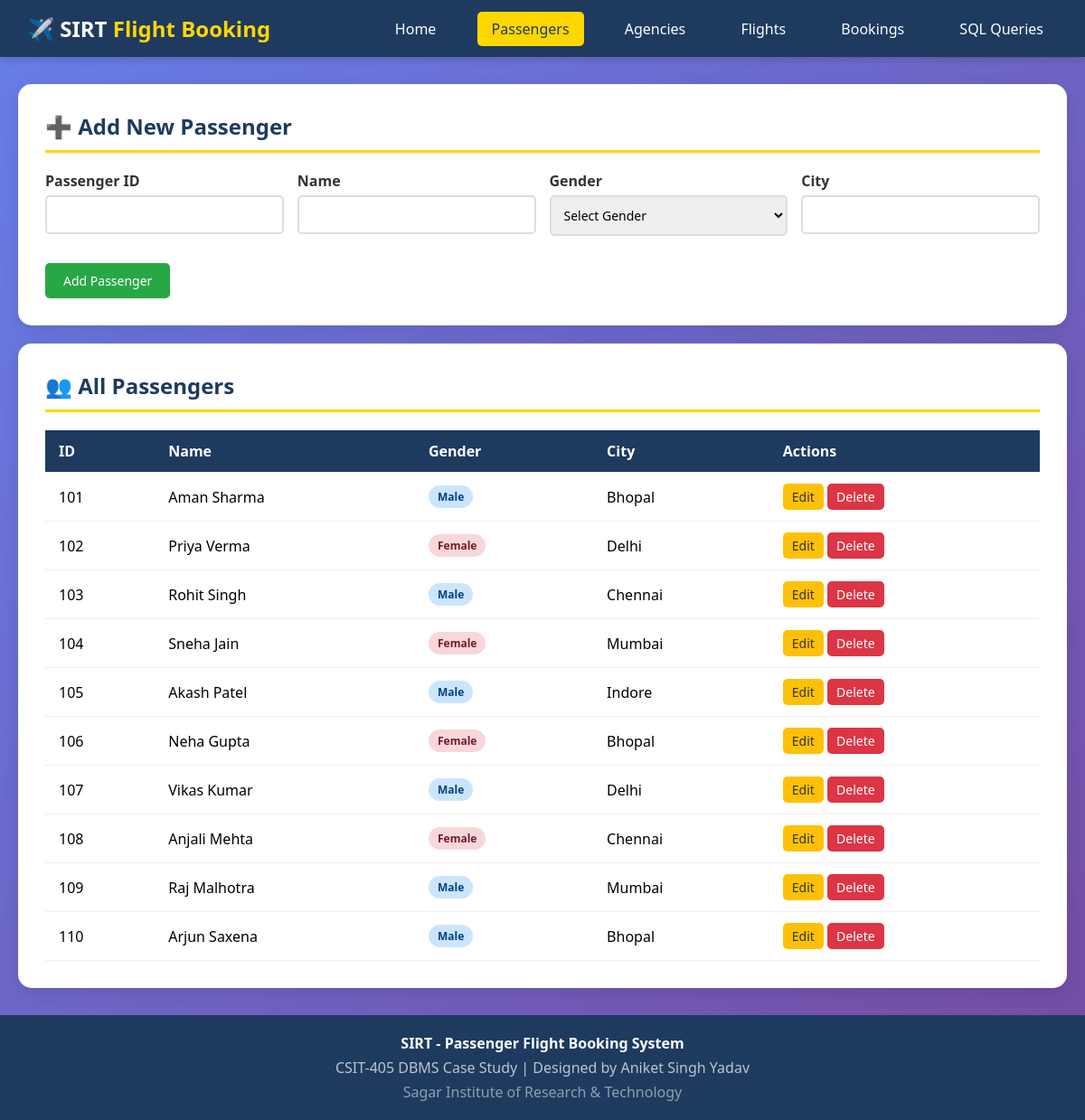
The app's page /passengers.php with its own data.
### tables this page shows
CREATE TABLE Passenger (
    pid VARCHAR(10) PRIMARY KEY,
    pname VARCHAR(50) NOT NULL,
    pgender VARCHAR(10) NOT NULL,
    pcity VARCHAR(50) NOT NULL
);

### passengers.php (the view, shortened to what this page needs)
<?php
include 'config.php';
include 'header.php';
$edit_data = null;
?>
<div class="card">
    <h2><?php echo $edit_data ? '✏️ Edit Passenger' : '➕ Add New Passenger'; ?></h2>
    <form method="POST" action="">
        <div style="display: grid; grid-template-columns: repeat(auto-fit, minmax(200px, 1fr)); gap: 15px;">
            <div class="form-group">
                <label>Passenger ID</label>
                <input type="text" name="pid" value="<?php echo $edit_data['pid'] ?? ''; ?>" <?php echo $edit_data ? 'readonly' : 'required'; ?>>
            </div>
            <div class="form-group">
                <label>Name</label>
                <input type="text" name="pname" value="<?php echo $edit_data['pname'] ?? ''; ?>" required>
            </div>
            <div class="form-group">
                <label>Gender</label>
                <select name="pgender" required>
                    <option value="">Select Gender</option>
                </select>
            </div>
            <div class="form-group">
                <label>City</label>
                <input type="text" name="pcity" value="<?php echo $edit_data['pcity'] ?? ''; ?>" required>
            </div>
        </div>
        <button type="submit" class="btn btn-success" style="margin-top: 15px;">
            <?php echo $edit_data ? 'Update Passenger' : 'Add Passenger'; ?>
        </button>
    </form>
</div>
<div class="card">
    <h2>👥 All Passengers</h2>
    <table>
        <thead>
            <tr>
                <th>ID</th>
                <th>Name</th>
                <th>Gender</th>
                <th>City</th>
                <th>Actions</th>
            </tr>
        </thead>
        <tbody>
            <?php
            $result = mysqli_query($conn, "SELECT * FROM Passenger ORDER BY pid");
            while ($row = mysqli_fetch_assoc($result)):
            ?>
            <tr>
                <td><?php echo $row['pid']; ?></td>
                <td><?php echo $row['pname']; ?></td>
                <td>
                    <span class="badge <?php echo $row['pgender'] == 'Male' ? 'badge-male' : 'badge-female'; ?>">
                        <?php echo $row['pgender']; ?>
                    </span>
                </td>
                <td><?php echo $row['pcity']; ?></td>
                <td>
                    <a href="passengers.php?edit=<?php echo $row['pid']; ?>" class="btn btn-warning" style="padding: 5px 10px;">Edit</a>
                    <a href="passengers.php?delete=<?php echo $row['pid']; ?>" class="btn btn-danger" style="padding: 5px 10px;" onclick="return confirm('Are you sure?')">Delete</a>
                </td>
            </tr>
            <?php endwhile; ?>
        </tbody>
    </table>
</div>
<?php include 'footer.php'; ?>

### header.php (style rules this page uses)
* { margin: 0; padding: 0; box-sizing: border-box; font-family: 'Segoe UI', Tahoma, Geneva, Verdana, sans-serif; }
body { background: linear-gradient(135deg, #667eea 0%, #764ba2 100%); min-height: 100vh; }
.card { background: white; border-radius: 15px; padding: 30px; margin-bottom: 20px; box-shadow: 0 5px 20px rgba(0,0,0,0.1); }
.card h2 { color: #1e3a5f; margin-bottom: 20px; padding-bottom: 10px; border-bottom: 3px solid #ffd700; }
table { width: 100%; border-collapse: collapse; margin-top: 15px; }
table th, table td { padding: 12px 15px; text-align: left; border-bottom: 1px solid #eee; }
table th { background: #1e3a5f; color: white; }
.btn { display: inline-block; padding: 10px 20px; background: #1e3a5f; color: white; text-decoration: none; border-radius: 5px; border: none; cursor: pointer; font-size: 14px; transition: background 0.3s; }
.btn-success { background: #28a745; }
.btn-danger { background: #dc3545; }
.btn-warning { background: #ffc107; color: #333; }
.form-group { margin-bottom: 15px; }
.form-group label { display: block; margin-bottom: 5px; font-weight: bold; color: #333; }
.form-group input, .form-group select { width: 100%; padding: 10px; border: 2px solid #ddd; border-radius: 5px; font-size: 14px; }
.badge { display: inline-block; padding: 4px 10px; border-radius: 20px; font-size: 12px; font-weight: bold; }
.badge-male { background: #cce5ff; color: #004085; }
.badge-female { background: #f8d7da; color: #721c24; }

### records on screen
passenger: pid "101", pname "Aman Sharma", pgender "Male", pcity "Bhopal"
passenger: pid "102", pname "Priya Verma", pgender "Female", pcity "Delhi"
passenger: pid "103", pname "Rohit Singh", pgender "Male", pcity "Chennai"
passenger: pid "104", pname "Sneha Jain", pgender "Female", pcity "Mumbai"
passenger: pid "105", pname "Akash Patel", pgender "Male", pcity "Indore"
passenger: pid "106", pname "Neha Gupta", pgender "Female", pcity "Bhopal"
passenger: pid "107", pname "Vikas Kumar", pgender "Male", pcity "Delhi"
passenger: pid "108", pname "Anjali Mehta", pgender "Female", pcity "Chennai"
passenger: pid "109", pname "Raj Malhotra", pgender "Male", pcity "Mumbai"
passenger: pid "110", pname "Arjun Saxena", pgender "Male", pcity "Bhopal"
